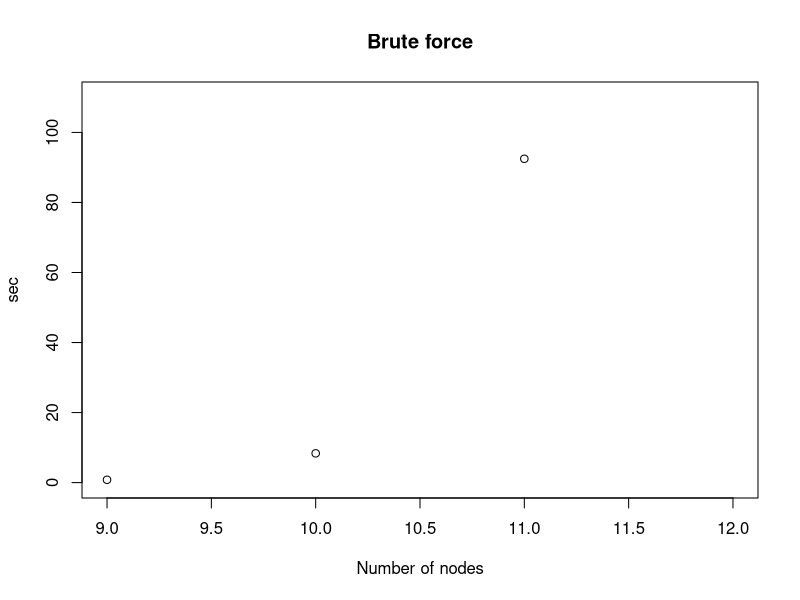
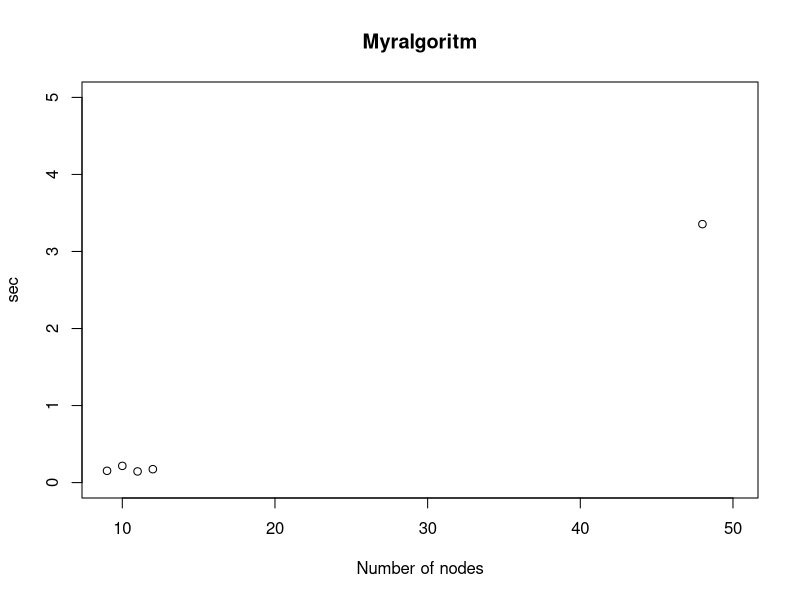

These figures' R source, in order:
## ---- chunk 1
knitr::opts_chunk$set(echo = TRUE)
## ---- chunk 2
x <- c(9,10,11)
ybf <- c(0.803, 8.352, 1*60+32.474) 

jpeg('bf.jpg')
plot(x, ybf, main="Brute force", xlab="Number of nodes", ylab="sec", 
     xlim=c(9, 12), ylim=c(0, 110))
dev.off()
## ---- chunk 3
x <- c(9, 10, 11, 12, 48)
ybf <- c(0.153, 0.217, 0.145, 0.174, 3.355) 

jpeg('ant.jpg')
plot(x, ybf, main="Myralgoritm", xlab="Number of nodes", ylab="sec", 
     xlim=c(9, 50), ylim=c(0, 5))
dev.off()
